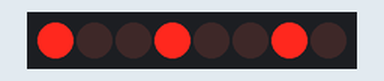
Simulated run of this sketch. Board: Arduino Uno, built with avr-gcc and run on an emulated ATmega328P. Shown: 8 shift-register outputs drawn as a row of LEDs (first output left, lit = HIGH). Wiring (inferred from the names in the program): shift register (74HC595): data pin 13; shift clock pin 11; latch pin 12. Wiring (inferred from the signals the program sends): row of LEDs: on Q0, Q1, Q2, Q3, Q4, Q5, Q6, Q7.

Above: at 2.5 s.
At 5.7 s:
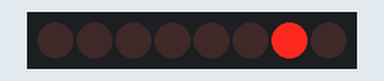
At 7.2 s:
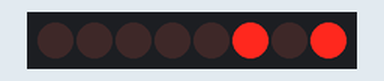
At 8.7 s:
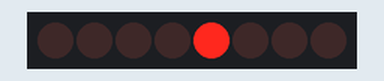
At 11.8 s:
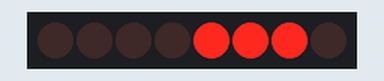
At 15.3 s:
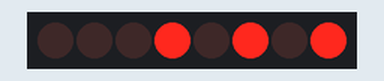
Timing chart, 0 to 20.2 s (numbered marks = the images above):
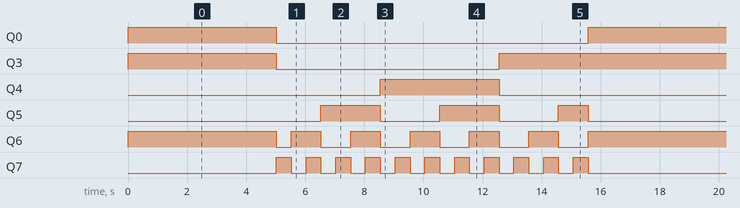

The sketch:

primer_arduino.ino
```cpp
#include <Wire.h>
#include<SoftwareSerial.h>
int latchPin = 12;            //connect 595 ’ pin 12
int clockPin = 11;           //connect 595 ’s pin11
int dataPin = 13;           // connect 595 ’s pin 14
char numero[] = {146,146,146,146,146,146,146,146,146,146,1,2,3,4,5,6,7,8,9,10,11,12,13,14,15,16,17,18,19,20,21};//{146,12,12,12,123,146,1,12};
//int
int size = sizeof(numero)/sizeof(*(numero));
int t;
SoftwareSerial mySerial(7,6);
void setup()
{
  pinMode(latchPin, OUTPUT);
  pinMode(clockPin, OUTPUT);
  pinMode(dataPin, OUTPUT);
  mySerial.begin(4800);

}

void loop(){
  //if(flag == 0){
  mySerial.listen();
  //}
  for(int i = 0; i < size; i++){
      	mySerial.write(numero[i]);
    	digitalWrite(latchPin,LOW);
    	shiftOut(dataPin, clockPin, LSBFIRST, numero[i]);
    	digitalWrite(latchPin,HIGH);
      	delay(500);

    }
  	//flag == 1;
  	//mySerial.end();
}
```

Measured:
- by itself, Q0: alternates HIGH for 5.0 s and LOW for 10.5 s
- by itself, Q3: repeats every 15.6 s: LOW 7.5 s, HIGH 8.0 s
- by itself, Q4: alternates HIGH for 4.0 s and LOW for 11.6 s
- by itself, Q5: repeats every 15.6 s: LOW 2.0 s, HIGH 2.0 s, LOW 2.0 s, HIGH 1.0 s, LOW 6.5 s, HIGH 2.0 s
- by itself, Q6: repeats every 15.6 s: LOW 0.50 s, 5 × (HIGH 1.0 s, LOW 1.0 s), HIGH 5.0 s
- by itself, Q7: moves between LOW and HIGH, repeating every 15.6 s
